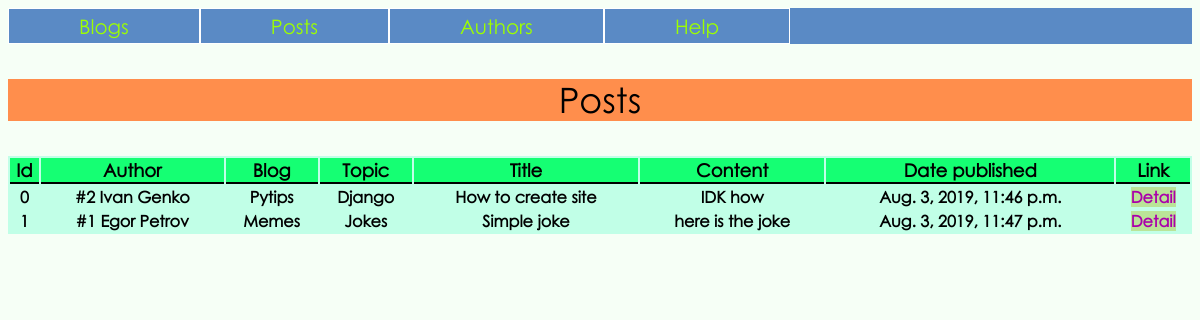
The app's page /posts/, older data.
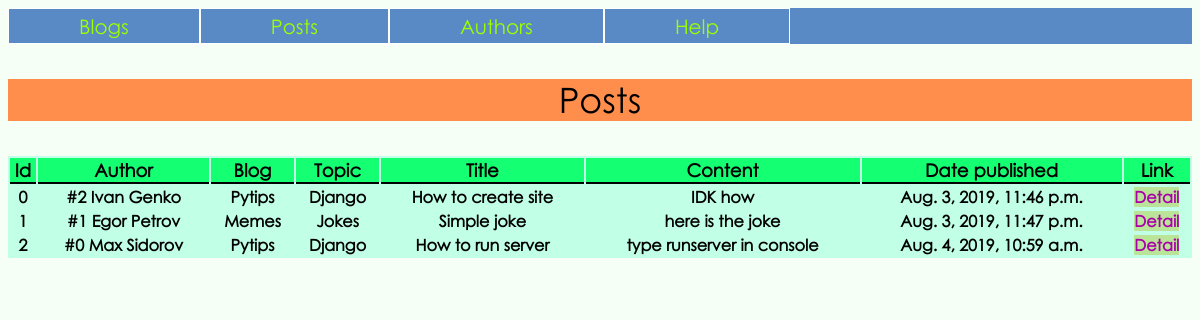
The same page, newer data.
### blog/models.py (models this page shows, shortened)
class Post(models.Model):
	blog = models.ForeignKey(Blog, on_delete=models.CASCADE)
	author = models.ForeignKey(Author, on_delete=models.CASCADE)
	topic = models.CharField('Topic', max_length=50)
	title = models.CharField('Title', max_length=50)
	text = models.CharField('Text', max_length=250)
	created_date = models.DateTimeField('Date created', default=timezone.now)
	date_published = models.DateTimeField('Date published', default=timezone.now)

class Author(models.Model):
	first_name = models.CharField('First name', max_length=25)
	last_name = models.CharField('Last name', max_length=35)
	email = models.CharField('Email', max_length=50)
	date_of_birth = models.DateField('Date of birth', max_length=8)
	def __str__(self):
		return f'#{self.id} {self.first_name} {self.last_name}'

class Blog(models.Model):
	author = models.ForeignKey(Author, on_delete=models.CASCADE)
	name = models.CharField('Name', max_length=50)
	rating = models.IntegerField('Rating', default=0)
	def __str__(self):
		return self.name

### blog/views.py (the view)
# urls.py: path('posts/', views.get_posts, name='posts'),
def get_posts(request, topic=None):
	posts = Post.objects.all()
	if topic is not None:
		posts = posts.filter(topic__iexact=topic)
	context = {
		'posts': posts,
		'topic': topic
		}
	return render(request, 'blog/post.html', context)

### blog/templates/blog/post.html (shortened to what this page needs)
<!DOCTYPE html>
<html lang="en">
<head>
    {% load staticfiles %}
    <link rel="stylesheet" href="{% static 'blog/content/style.css' %}">
</head>
<body>
<ul class='nav'>
    <li class='nav'><a class='nav' href="{% url 'blog:index-page' %}">Blogs</a></li>
    <li class='nav'><a class='nav' href="{% url 'blog:posts' %}">Posts</a></li>
    <li class='nav'><a class='nav' href="{% url 'blog:authors' %}">Authors</a></li>
    <li class='nav'><a class='nav' href="{% url 'blog:help' %}">Help</a></li>
</ul>
<p class='title'>Posts</p>
<div>
	<table>
		<thead>
			<tr>
				<th>Id</th>
				<th>Author</th>
				<th>Blog</th>
				<th>Topic</th>
				<th>Title</th>
				<th>Content</th>
				<th>Date published</th>
				<th>Link</th>
			</tr>
		</thead>
		<tbody>
		{% for post in posts %}
			<tr>
				<th>{{ post.id }}</th>
				<th>{{ post.author }}</th>
				<th>{{ post.blog }}</th>
				<th>{{ post.topic }}</th>
				<th>{{ post.title }}</th>
				<th>{{ post.text|slice:25 }}</th>
				<th>{{ post.date_published }}</th>
				<th><a href="{% url 'blog:post' post.id %}">Detail</a></th>
			</tr>
		{% endfor %}
		</tbody>
	</table>
</div>
</body>
</html>

Row changes from the older to the newer data that the page shows:
added Post: id "2", author "#0 Max Sidorov", blog "Pytips", topic "Django", title "How to run server", text "type runserver in console", date_published "Aug. 4, 2019, 10:59 a.m."
